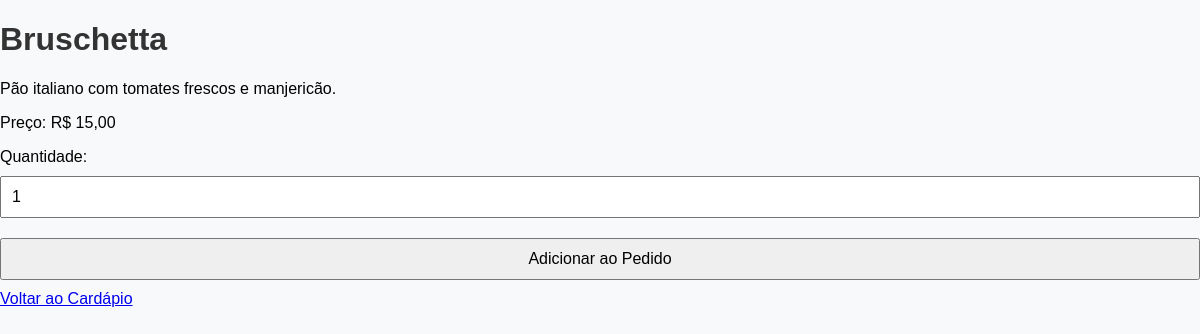
The page /detalhes.php?id=1 (signed in) on the database its author committed.
### tables this page shows
CREATE TABLE tb_itens (
    id INT AUTO_INCREMENT PRIMARY KEY,
    idCategoria INT,
    nome VARCHAR(255) NOT NULL,
    descricao TEXT,
    foto BLOB,
    preco DECIMAL(10, 2) NOT NULL,
    FOREIGN KEY (idCategoria) REFERENCES tb_categoria(id)
);

### detalhes.php (the view, shortened to what this page needs)
<?php
include 'conexao.php';
if (isset($_GET['id'])) {
    $idItem = $_GET['id'];
    $queryItem = $conn->prepare("SELECT * FROM tb_itens WHERE id = :id");
    $queryItem->bindParam(':id', $idItem);
    $queryItem->execute();
    $item = $queryItem->fetch(PDO::FETCH_ASSOC);
} else {
    echo "ID do item não informado.";
    exit();
}
?>
<!DOCTYPE html>
<html lang="pt-BR">
<head>
    <link rel="stylesheet" href="css/estilo.css">
</head>
<body>
    <div class="detalhes-container">
        <h1><?= htmlspecialchars($item['nome']) ?></h1>
        <p><?= htmlspecialchars($item['descricao']) ?></p>
        <p>Preço: R$ <?= number_format($item['preco'], 2, ',', '.') ?></p>
        <form method="POST" action="">
            <label>Quantidade:</label>
            <input type="number" name="quantidade" value="1" min="1" required>
            <button type="submit">Adicionar ao Pedido</button>
        </form>
        <a href="cardapio.php">Voltar ao Cardápio</a>
    </div>
</body>
</html>

### css/estilo.css (style rules this page uses)
body { font-family: Arial, sans-serif; background-color: #f8f9fa; margin: 0; padding: 0; }
h1, h2, h3 { color: #333; }
form { display: flex; flex-direction: column; }
input, button { margin: 10px 0; padding: 10px; font-size: 16px; }

### rows shown on the page
tb_itens: nome "Bruschetta", descricao "Pão italiano com tomates frescos e manjericão.", preco "15,00"
